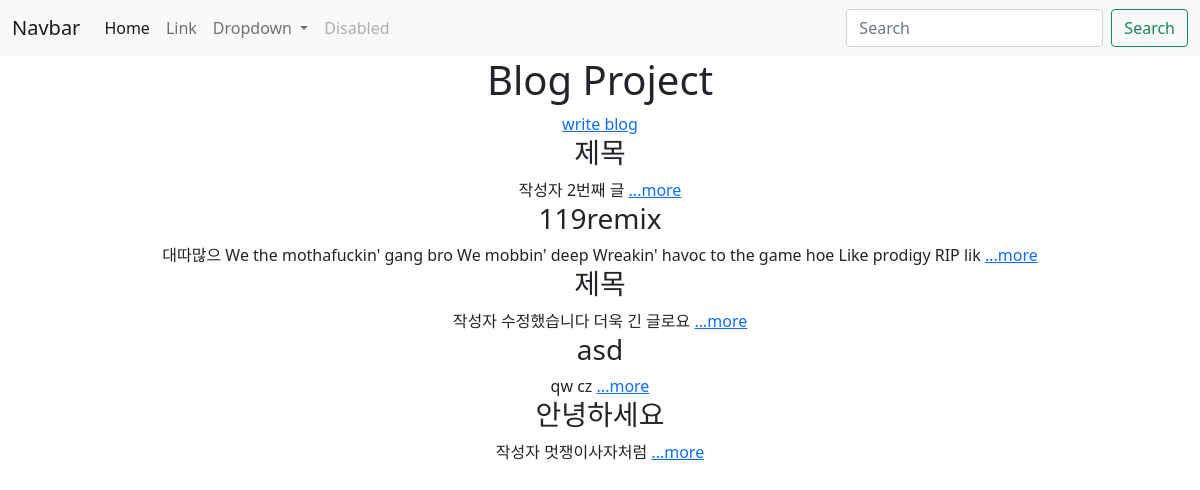
The app's page /, older data.
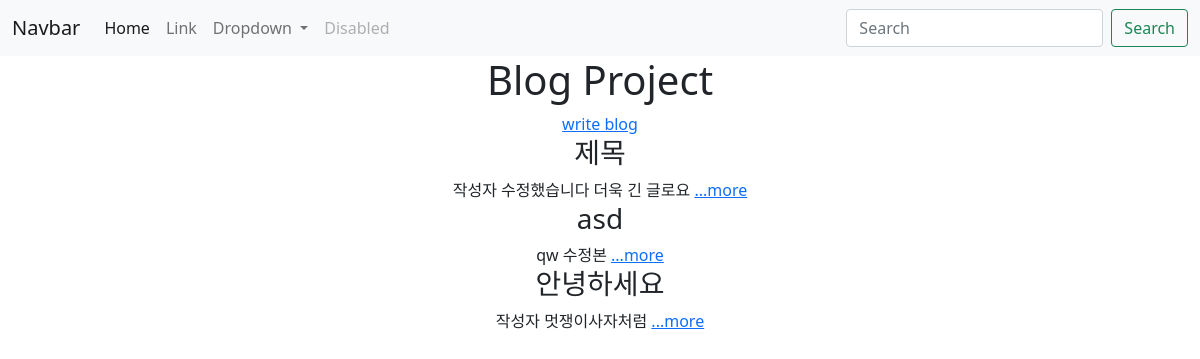
The same page, newer data.
### blog/models.py (models this page shows, shortened)
class Blog(models.Model): #models class 내의 method사용, id column auto create
    title = models.CharField(max_length=200)
    writer = models.CharField(max_length=100)
    pub_date = models.DateTimeField()
    body = models.TextField() #글자 제한 없음
    def summary(self):
        return self.body[:100]

### blog/views.py (the view)
# urls.py: 2. Add a URL to urlpatterns:  path('', views.home, name='home')
def home(request):
    blogs = Blog.objects.all()
    return render(request,'home.html',{'blogs':blogs})

### blog/templates/home.html
{% extends 'base.html' %}
{% block content %}
<h1>Blog Project</h1>
    <div>
        <a href="{% url 'new' %}">write blog</a>
    </div>
    <div class="container">
        <div>
            {% for blog in blogs%}
            <h3>{{blog.title}}</h3>
            {{blog.writer}}
            {{blog.summary}} <a href="{%url 'detail' blog.id %}">...more</a>
            <br>
            {% endfor %}
        </div>
    </div>
{% endblock %}

### lionproject/templates/base.html (shortened to what this page needs)
<!DOCTYPE html>
<html lang="en">
<head>
    <link href="https://cdn.jsdelivr.net/npm/bootstrap@5.0.1/dist/css/bootstrap.min.css" rel="stylesheet">
</head>
<body>
    <nav class="navbar navbar-expand-lg navbar-light bg-light">
        <div class="container-fluid">
          <a class="navbar-brand" href="#">Navbar</a>
          <div class="collapse navbar-collapse" id="navbarSupportedContent">
            <ul class="navbar-nav me-auto mb-2 mb-lg-0">
              <li class="nav-item">
                <a class="nav-link active" aria-current="page" href="#">Home</a>
              </li>
              <li class="nav-item">
                <a class="nav-link" href="#">Link</a>
              </li>
              <li class="nav-item dropdown">
                <a class="nav-link dropdown-toggle" href="#" id="navbarDropdown" role="button" data-bs-toggle="dropdown" aria-expanded="false">
                  Dropdown
                </a>
              </li>
              <li class="nav-item">
                <a class="nav-link disabled" href="#" tabindex="-1" aria-disabled="true">Disabled</a>
              </li>
            </ul>
            <form class="d-flex">
              <input class="form-control me-2" type="search" placeholder="Search" aria-label="Search">
              <button class="btn btn-outline-success" type="submit">Search</button>
            </form>
          </div>
        </div>
      </nav>
      <div class="container">
          {%block content %}
          {% endblock %}
      </div>
</body>
</html>

### lionproject/templates/base.html (style rules this page uses)
body { text-align: center; }

Row changes from the older to the newer data that the page shows:
removed Blog: title "제목", writer "작성자", summary "2번째 글"
removed Blog: title "119remix", writer "대따많으", summary "We the mothafuckin' gang bro We mobbin' deep Wreakin' havoc to the game hoe Like prodigy RIP lik"
changed Blog "asd": summary "cz" → "수정본"
